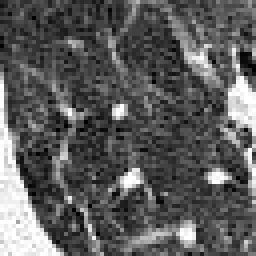
%> input picture Rois_CT_Pulmao/imagens/001_1.jpg, 64 x 64 px (shown 4 times larger)
$ octave testaLista2.m   (GNU Octave 9; MATLAB toolbox functions it lacks are replaced by stand-ins)
%> lines starting %> are read from the running program, lines starting %| are printed output that depends on the picture
### somaVetores.m
function [valorM] = somaVetores(veio,px,py,mag,inicio)
%ANG SERÁ A VARIAVEL QUE VAI MOSTRAR EM QUAL DAS SOMAS QUE SE ENCONTRA PARA
%CADA ANGULO
%os vetores que vem, vem a partir da posição que precisão ser somadas, e
%não somam de novo o que já foi somado
%o vetor que vem, só vai somar o que ainda nao foi somado
valorM = veio;

for ang = inicio:length(py)
    a = px(ang);
    b = py(ang);
    %if b == 0
    %    b=1;
    %end
    valorM = valorM + mag(b,a);
end

return

### Rois_CT_Pulmao/testaLista2.m


%mag = [2 3 5 2 1 4;3 3 4 1 0 3;2 5 3 2 1 2;1 3 2 0 2 1;0 6 4 2 1 0;0 1 2 3 4 5];

img = imread('001_1.jpg');
%> img is the input picture: size 64x64 uint8; min 0, max 255, mean 92.1

%magnitude da tranformada
mag = abs((fftshift(fft2(img))));
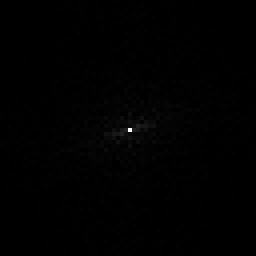
%> mag: size 64x64 double (shown 4 times larger); min 35.21, max 377252, mean 2268.7; drawn with min black and max white


meiox = 3;
meioy = 3;

raio = 1;
S(raio) = 0;

passo = 0;

%lista de pontos
i = 1;
px(i) = 0;
py(i) = 0;
k = 1;
m = 1;

a = 1;


j=1;
Soma(j) = 0;

SomaF = 0;

inicio = 1;

for angulo = 5:5:45

   hip = 3/cosd(angulo); %maior tamanho que a hipotenusa pode ter, sendo que
   %percorrerei essa hipotenusa como se ela fosse o raio que eu tenho para aquele angulo
   for raio = 1:hip
       x = meiox + (round(cosd(angulo)*raio));
       y = meioy - (round(sind(angulo)*raio));

       %asseguro que se arredondou para 0, o numero inserido é 1
       if x == 0
           x = 1;
       end
       if y == 0
           y = 1;
       end

       %se ponstos ainda nao tem pontos n = -1 e retorna para inserir o primeiro
       %ponto
       if i < 2
         px(i) = x;
         py(i) = y;
         i = i+1;
       else
         %if com funcao que verifica se os pontos já fazem parte da lista de pontos
         %no verifica: se é diferente de 0 ele insere
         i = length(px);
         if(verificaLista(x,y,i,px,py) ~= 0)
           px(i+1) = x;
           py(i+1) = y;
           i = i+1;
         end
       end
   end

   %x1 ponto recebido de px
   %x2 ponto recebido de py
   %ja tenho uma lista de pontos, vou ter que guardar cada soma de pontos
   %que eu fizer, em cada angulação, ou seja.. em cada laço (de 5 em 5
   %graus) eu somo os pontos que eu tenho..
   %Soma(1) = somaVetores(valor que eu tenho somado,vetor px,vetor py,matriz mag, j = qual intercao esta do laço de 5 em 5 graus )
   %O retorno vem somado os pontos encontrados naquela interacao

   Soma(j) = somaVetores(SomaF, px,py,mag,inicio);
   inicio = (length(px)+1);
   SomaF = Soma(j)
   j = j+1;

end
%> this loop made 9 passes
%> SomaF on passes 2 to 9: 1688, 1916.4, 1916.4, 1916.4, 1916.4, 3804.6, 3804.6, 4971.1
%> SomaF on pass 1: 1112.6
%> after the loop, Soma = [1112.6 1688 1916.4 1916.4 1916.4 1916.4 3804.6 3804.6 4971.1]; i = 8; j = 10; px = [4 5 6 6 5 4 5 6]; py = [3 3 3 2 2 2 1 1]

SomaF = SomaF + mag(meiox,meioy)
%> SomaF = 5557.6
